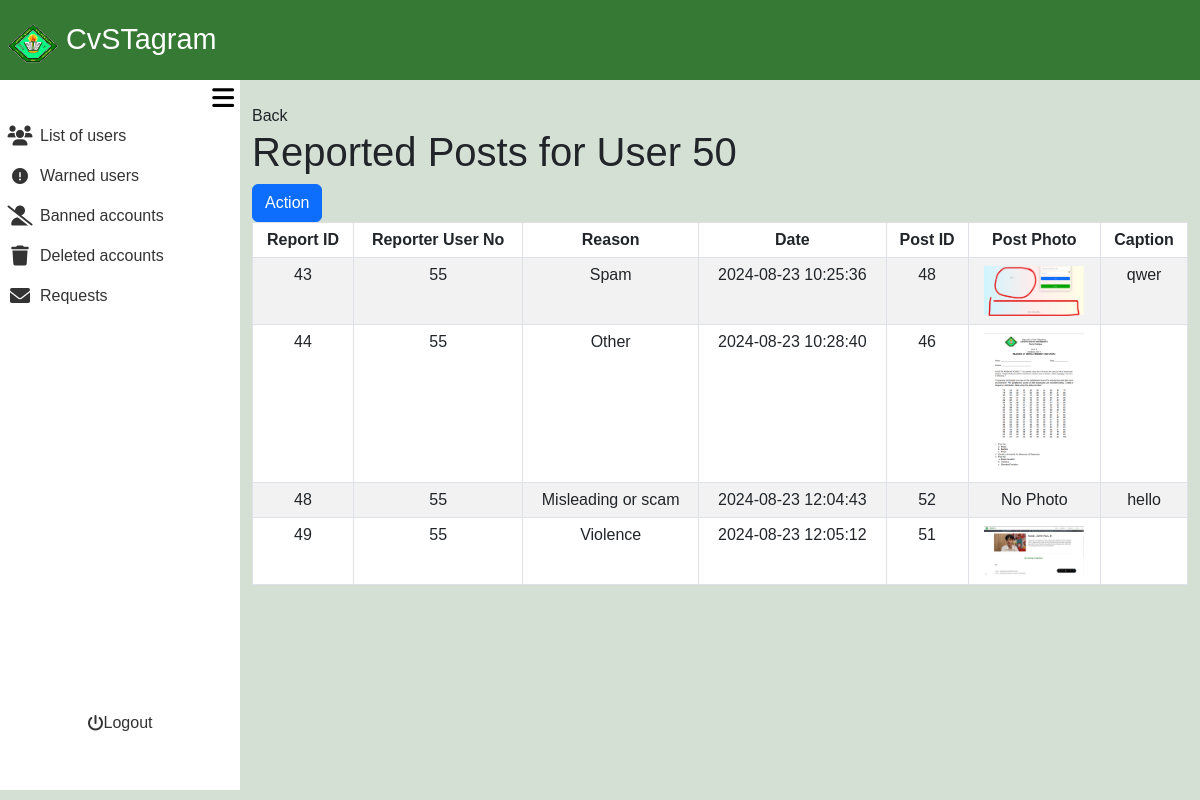
/admin_area/review_post.php?user_no=50 (signed in), run on an earlier commit of the app's database.
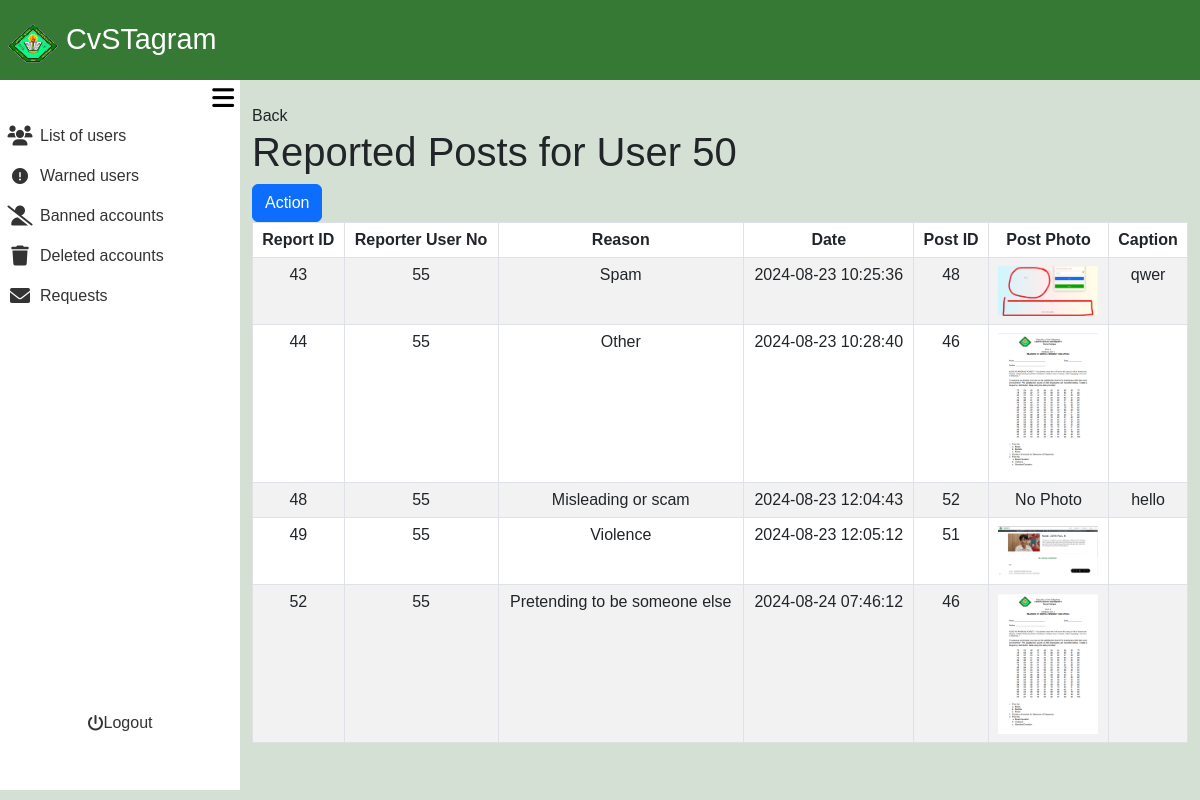
And on a later commit of the database.
### tables this page shows
CREATE TABLE `post_reports` (
  `report_id` int(11) NOT NULL,
  `post_id` int(11) NOT NULL,
  `user_no` int(11) NOT NULL,
  `reporter_user_no` int(11) NOT NULL,
  `report_reason` varchar(100) NOT NULL,
  `report_date` timestamp NOT NULL DEFAULT current_timestamp()
);

CREATE TABLE `posts` (
  `post_id` int(11) NOT NULL,
  `user_no` int(11) DEFAULT NULL,
  `relation` varchar(10) DEFAULT NULL,
  `services` varchar(10) DEFAULT NULL,
  `caption` text DEFAULT NULL,
  `postphoto` varchar(255) DEFAULT NULL,
  `timestamp` timestamp NOT NULL DEFAULT current_timestamp()
);

### admin_area/review_post.php (the view, shortened to what this page needs)
<?php
require_once '../include/connect.php';
require_once '../include/bootsrap.php';
?>
<!DOCTYPE html>
<html lang="en">
<head>
    <link rel="stylesheet" href="admin_dashbaord.css?v=<?php echo time(); ?>">
</head>
<body>
<div class="container-fluid screen">
    <div class="container-fluid nav">
        <nav class="navbar">
            <div class="container-fluid navtexticon">
                <a class="navbar-brand px-2" href="#">
                <img src="../images/Cavite_State_University_(CvSU).png" alt="Logo" width="50" height="40" class="d-inline-block align-text-top">
                CvSTagram
                </a>
            </div>
        </nav>
    </div>
    <div class="container-fluid contbody">
        <div class="container-fluid sidenav">
            <div class="container-fluid menubutton">
            <button onclick="toggleSidenav()"><i class="fa-solid fa-bars"></i></button>
            </div>
            <div class="container-fluid featurescont">
                <div class="container-fluid buttonlinkside">
                    <div class="row">
                        <div class="col">
                            <ul>
                                <li>
                                    <a href="list_of_users.php">
                                        <div class="container-fluid listofusers">
                                            <div class="container-fluid listusericon">
                                                 <i class="fa-solid fa-users fa-lg"></i>
                                            </div>
                                            <div class="container-fluid listofusersname">
                                                List of users
                                            </div>
                                        </div>
                                    </a>
                                </li>
                            </ul>
                        </div>
                    </div>
                    <div class="row">
                        <div class="col">
                            <ul>
                                <li>
                                    <a href="warned_user.php">
                                        <div class="container-fluid listofusers">
                                            <div class="container-fluid listusericon">
                                            <i class="fa-solid fa-circle-exclamation"></i>
                                            </div>
                                            <div class="container-fluid listofusersname">
                                                Warned users
                                            </div>
                                        </div>
                                    </a>
                                </li>
                            </ul>
                        </div>
                    </div>
                    <div class="row">
                        <div class="col">
                            <ul>
                                <li>
                                    <a href="banned_user.php">
                                        <div class="container-fluid Bannedaccounts">
                                            <div class="container-fluid Bannedaccountsicon">
                                            <i class="fa-solid fa-user-slash fa-lg"></i>
                                            </div>
                                            <div class="container-fluid Bannedaccountsname">
                                                Banned accounts
                                            </div>
                                        </div>
                                    </a>
                                </li>
                            </ul>
                        </div>
                    </div>
                    <div class="row">
                        <div class="col">
                                <ul>
                                    <li>
                                        <a href="">
                                            <div class="container-fluid Deletedaccounts">
                                                <div class="container-fluid Deletedaccountsicon">
                                                <i class="fa-solid fa-trash fa-lg"></i>
                                                </div>
                                                <div class="container-fluid Deletedaccountsname">
                                                    Deleted accounts
                                                </div>
                                            </div>
                                        </a>
                                    </li>
                                </ul>
                            </div>
                        </div>
                        <div class="row">
                            <div class="col">
                                <ul>
                                    <li>
                                        <a href="">
                                            <div class="container-fluid Deletedaccounts">
                                                <div class="container-fluid Deletedaccountsicon">
                                                <i class="fa-solid fa-envelope fa-lg"></i>
                                                </div>
                                                <div class="container-fluid Deletedaccountsname">
                                                        Requests
                                                </div>
                                            </div>
                                        </a>
                                    </li>
                                </ul>
                            </div>
                        </div>
                    </div>
                <div class="container-fluid logoutcont">
                        <div class="row">
                            <div class="col">
                                <ul>
                                    <li>
                                        <a href="">
                                            <div class="container-fluid Deletedaccounts" style="border-radius: 10px;">
                                                <div class="container-fluid Deletedaccountsicon">
                                                <i class="fa-solid fa-power-off"></i>
                                                </div>
                                                <div class="container-fluid Deletedaccountsname">
                                                    <a href="admin_logout.php">Logout</a>
                                                </div>
                                            </div>
                                        </a>
                                    </li>
                                </ul>
                            </div>
                        </div>
                </div>
            </div>
        </div>
        <div class="container-fluid content">
        <?php
$user_no = isset($_GET['user_no']) ? intval($_GET['user_no']) : 0;
$query = "SELECT
    pr.report_id,
    pr.reporter_user_no,
    pr.report_reason,
    pr.report_date,
    p.post_id,
    ur.user_no,
    ur.fname,
    ur.lname,
    p.postphoto,
    p.caption
FROM
    post_reports pr
JOIN
    posts p ON pr.post_id = p.post_id
JOIN
    user_registration ur ON pr.user_no = ur.user_no
WHERE
    ur.user_no = ?";
$stmt = $con->prepare($query);
$stmt->bind_param('i', $user_no);
$stmt->execute();
$reports = $stmt->get_result();
?>
    <div class="container mt-4">
        <a href="../admin_area/list_of_users.php">Back</a>
        <h1>Reported Posts for User <?php echo htmlspecialchars($user_no); ?></h1>
        <a href="admin_action.php?user_no=<?php echo htmlspecialchars($user_no); ?>"><button class="btn btn-primary">Action</button></a>
        <table class="table table-bordered table-striped">
            <thead>
                <tr>
                    <th scope="col">Report ID</th>
                    <th scope="col">Reporter User No</th>
                    <th scope="col">Reason</th>
                    <th scope="col">Date</th>
                    <th scope="col">Post ID</th>
                    <th scope="col">Post Photo</th>
                    <th scope="col">Caption</th>
                </tr>
            </thead>
            <tbody>
                <?php while ($report = $reports->fetch_assoc()): ?>
                    <tr>
                        <td><?php echo htmlspecialchars($report['report_id']); ?></td>
                        <td><?php echo htmlspecialchars($report['reporter_user_no']); ?></td>
                        <td><?php echo htmlspecialchars($report['report_reason']); ?></td>
                        <td><?php echo htmlspecialchars($report['report_date']); ?></td>
                        <td><?php echo htmlspecialchars($report['post_id']); ?></td>
                        <td>
                            <?php if ($report['postphoto']): ?>
                                <img src="../include/posts_images/<?php echo htmlspecialchars($report['postphoto']); ?>" alt="Post Photo" width="100">
                            <?php else: ?>
                                No Photo
                            <?php endif; ?>
                        </td>
                        <td><?php echo htmlspecialchars($report['caption']); ?></td>
                    </tr>
                <?php endwhile; ?>
            </tbody>
        </table>
    </div>
        </div>
    </div>
</div>
</body>
</html>

### include/bootsrap.php (shortened to what this page needs)
<link href="https://cdn.jsdelivr.net/npm/bootstrap@5.3.3/dist/css/bootstrap.min.css" rel="stylesheet">
<link href="https://cdn.jsdelivr.net/npm/bootstrap@5.3.0/dist/css/bootstrap.min.css" rel="stylesheet">
<link rel="stylesheet" href="https://cdn.jsdelivr.net/npm/bootstrap-icons@1.11.3/font/bootstrap-icons.min.css">
    <link rel="stylesheet" href="https://cdnjs.cloudflare.com/ajax/libs/font-awesome/6.0.0-beta3/css/all.min.css">
<link href="https://cdn.jsdelivr.net/npm/air-datepicker@3.5.3/air-datepicker.min.css" rel="stylesheet">

### admin_area/admin_dashbaord.css (style rules this page uses)
body { font-family: Arial, Helvetica, sans-serif; padding: 0; margin: 0; background-color: #D3E0D3; }
ul, li, a { text-decoration: none; list-style-type: none; color: inherit; padding: 0; }
.container-fluid { padding: 0; }
.screen { height: 100vh; width: 100%; display: flex; flex-direction: column; }
.nav { height: 10vh; width: 100%; padding: 0; background-color: #367934; }
.contbody { display: flex; flex: 1; }
.sidenav { position: fixed; top: 10vh; left: 0; height: calc(90vh - 10px); width: 20%; transition: width 0.3s; background-color: #fff; z-index: 1000; }
.navtexticon a { color: #fff; font-size: 1.8rem; }
.menubutton { height: 5%; width: 100%; display: flex; align-items: center; justify-content: flex-end; }
.menubutton button { border: none; background-color: transparent; font-size: 25px; }
.content { margin-left: 20%; width: 80%; transition: width 0.3s, margin-left 0.3s; min-height: 90%; height: auto; }
.featurescont { height: 90%; }
.buttonlinkside { height: 90%; }
.logoutcont { width: 100%; height: 10%; display: flex; align-items: center; justify-content: center; }
.Deletedaccountsname, .Bannedaccountsname, .listofusersname { height: 100%; width: 100%; display: flex; align-items: center; justify-content: flex-start; }
.Deletedaccounts, .Bannedaccounts, .listofusers { transition: background-color 0.3s ease; border-radius: 0 10px 10px 0; flex: 0 0 auto; padding: 0; height: 100%; display: flex; align-items: center; justify-content: flex-start; flex-direction: row; }
.Deletedaccountsicon, .Bannedaccountsicon, .listusericon { width: 20%; height: 100%; display: flex; align-items: center; justify-content: center; }
.Deletedaccounts, .Bannedaccounts, .listofusers { color: #333; }
.table th, .table td { text-align: center; }

What changed in the data, as far as the page shows it:
added post_reports: report_id "52", reporter_user_no "55", report_reason "Pretending to be someone else", report_date "2024-08-24 07:46:12", post.post_id "46", post.postphoto (picture)
